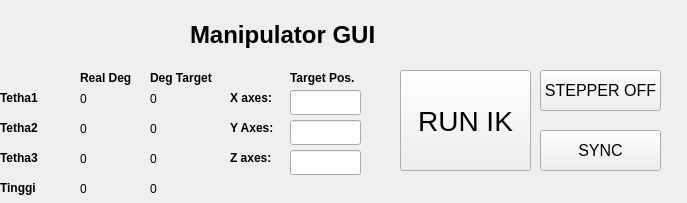
<?xml version="1.0" encoding="UTF-8"?>
<ui version="4.0">
 <class>MainWindow</class>
 <widget class="QMainWindow" name="MainWindow">
  <property name="geometry">
   <rect>
    <x>0</x>
    <y>0</y>
    <width>687</width>
    <height>203</height>
   </rect>
  </property>
  <property name="windowTitle">
   <string>MainWindow</string>
  </property>
  <widget class="QWidget" name="centralwidget">
   <widget class="QPushButton" name="run_ik_btn">
    <property name="geometry">
     <rect>
      <x>400</x>
      <y>70</y>
      <width>131</width>
      <height>101</height>
     </rect>
    </property>
    <property name="font">
     <font>
      <pointsize>21</pointsize>
     </font>
    </property>
    <property name="text">
     <string>RUN IK</string>
    </property>
   </widget>
   <widget class="QLabel" name="labels1_ik">
    <property name="geometry">
     <rect>
      <x>230</x>
      <y>90</y>
      <width>91</width>
      <height>16</height>
     </rect>
    </property>
    <property name="font">
     <font>
      <weight>75</weight>
      <bold>true</bold>
     </font>
    </property>
    <property name="text">
     <string>X axes: </string>
    </property>
   </widget>
   <widget class="QLabel" name="labels2_ik">
    <property name="geometry">
     <rect>
      <x>230</x>
      <y>120</y>
      <width>91</width>
      <height>16</height>
     </rect>
    </property>
    <property name="font">
     <font>
      <weight>75</weight>
      <bold>true</bold>
     </font>
    </property>
    <property name="text">
     <string>Y Axes: </string>
    </property>
   </widget>
   <widget class="QLabel" name="label_iks_2">
    <property name="geometry">
     <rect>
      <x>290</x>
      <y>70</y>
      <width>91</width>
      <height>16</height>
     </rect>
    </property>
    <property name="font">
     <font>
      <weight>75</weight>
      <bold>true</bold>
     </font>
    </property>
    <property name="text">
     <string>Target Pos.</string>
    </property>
   </widget>
   <widget class="QLabel" name="labels3_ik">
    <property name="geometry">
     <rect>
      <x>230</x>
      <y>150</y>
      <width>91</width>
      <height>16</height>
     </rect>
    </property>
    <property name="font">
     <font>
      <weight>75</weight>
      <bold>true</bold>
     </font>
    </property>
    <property name="text">
     <string>Z axes: </string>
    </property>
   </widget>
   <widget class="QLabel" name="tetha1_real_label">
    <property name="geometry">
     <rect>
      <x>80</x>
      <y>90</y>
      <width>67</width>
      <height>17</height>
     </rect>
    </property>
    <property name="text">
     <string>0</string>
    </property>
   </widget>
   <widget class="QLabel" name="label_iks_3">
    <property name="geometry">
     <rect>
      <x>80</x>
      <y>70</y>
      <width>91</width>
      <height>16</height>
     </rect>
    </property>
    <property name="font">
     <font>
      <weight>75</weight>
      <bold>true</bold>
     </font>
    </property>
    <property name="text">
     <string>Real Deg</string>
    </property>
   </widget>
   <widget class="QLabel" name="tetha2_real_label">
    <property name="geometry">
     <rect>
      <x>80</x>
      <y>120</y>
      <width>67</width>
      <height>17</height>
     </rect>
    </property>
    <property name="text">
     <string>0</string>
    </property>
   </widget>
   <widget class="QLabel" name="tetha3_real_label">
    <property name="geometry">
     <rect>
      <x>80</x>
      <y>150</y>
      <width>67</width>
      <height>17</height>
     </rect>
    </property>
    <property name="text">
     <string>0</string>
    </property>
   </widget>
   <widget class="QLabel" name="label_iks_4">
    <property name="geometry">
     <rect>
      <x>190</x>
      <y>10</y>
      <width>201</width>
      <height>51</height>
     </rect>
    </property>
    <property name="font">
     <font>
      <weight>75</weight>
      <bold>true</bold>
     </font>
    </property>
    <property name="text">
     <string>&lt;html&gt;&lt;head/&gt;&lt;body&gt;&lt;p&gt;&lt;span style=&quot; font-size:18pt;&quot;&gt;Manipulator GUI&lt;/span&gt;&lt;/p&gt;&lt;/body&gt;&lt;/html&gt;</string>
    </property>
   </widget>
   <widget class="QLabel" name="tetha3_target_label">
    <property name="geometry">
     <rect>
      <x>150</x>
      <y>150</y>
      <width>67</width>
      <height>17</height>
     </rect>
    </property>
    <property name="text">
     <string>0</string>
    </property>
   </widget>
   <widget class="QLabel" name="label_iks_5">
    <property name="geometry">
     <rect>
      <x>150</x>
      <y>70</y>
      <width>91</width>
      <height>16</height>
     </rect>
    </property>
    <property name="font">
     <font>
      <weight>75</weight>
      <bold>true</bold>
     </font>
    </property>
    <property name="text">
     <string>Deg Target</string>
    </property>
   </widget>
   <widget class="QLabel" name="tetha2_target_label">
    <property name="geometry">
     <rect>
      <x>150</x>
      <y>120</y>
      <width>67</width>
      <height>17</height>
     </rect>
    </property>
    <property name="text">
     <string>0</string>
    </property>
   </widget>
   <widget class="QLabel" name="tetha1_target_label">
    <property name="geometry">
     <rect>
      <x>150</x>
      <y>90</y>
      <width>67</width>
      <height>17</height>
     </rect>
    </property>
    <property name="text">
     <string>0</string>
    </property>
   </widget>
   <widget class="QPushButton" name="stepper_btn">
    <property name="geometry">
     <rect>
      <x>540</x>
      <y>70</y>
      <width>121</width>
      <height>41</height>
     </rect>
    </property>
    <property name="font">
     <font>
      <pointsize>12</pointsize>
     </font>
    </property>
    <property name="text">
     <string>STEPPER OFF</string>
    </property>
    <property name="checkable">
     <bool>true</bool>
    </property>
   </widget>
   <widget class="QLineEdit" name="x_target_box">
    <property name="geometry">
     <rect>
      <x>290</x>
      <y>90</y>
      <width>71</width>
      <height>25</height>
     </rect>
    </property>
   </widget>
   <widget class="QLineEdit" name="z_target_box">
    <property name="geometry">
     <rect>
      <x>290</x>
      <y>150</y>
      <width>71</width>
      <height>25</height>
     </rect>
    </property>
   </widget>
   <widget class="QLineEdit" name="y_target_box">
    <property name="geometry">
     <rect>
      <x>290</x>
      <y>120</y>
      <width>71</width>
      <height>25</height>
     </rect>
    </property>
   </widget>
   <widget class="QLabel" name="labels1_ik_2">
    <property name="geometry">
     <rect>
      <x>0</x>
      <y>90</y>
      <width>91</width>
      <height>16</height>
     </rect>
    </property>
    <property name="font">
     <font>
      <weight>75</weight>
      <bold>true</bold>
     </font>
    </property>
    <property name="text">
     <string>Tetha1</string>
    </property>
   </widget>
   <widget class="QLabel" name="labels2_ik_2">
    <property name="geometry">
     <rect>
      <x>0</x>
      <y>120</y>
      <width>91</width>
      <height>16</height>
     </rect>
    </property>
    <property name="font">
     <font>
      <weight>75</weight>
      <bold>true</bold>
     </font>
    </property>
    <property name="text">
     <string>Tetha2</string>
    </property>
   </widget>
   <widget class="QLabel" name="labels3_ik_2">
    <property name="geometry">
     <rect>
      <x>0</x>
      <y>150</y>
      <width>91</width>
      <height>16</height>
     </rect>
    </property>
    <property name="font">
     <font>
      <weight>75</weight>
      <bold>true</bold>
     </font>
    </property>
    <property name="text">
     <string>Tetha3</string>
    </property>
   </widget>
   <widget class="QLabel" name="labels3_ik_3">
    <property name="geometry">
     <rect>
      <x>0</x>
      <y>180</y>
      <width>91</width>
      <height>16</height>
     </rect>
    </property>
    <property name="font">
     <font>
      <weight>75</weight>
      <bold>true</bold>
     </font>
    </property>
    <property name="text">
     <string>Tinggi</string>
    </property>
   </widget>
   <widget class="QLabel" name="tinggi_real_label">
    <property name="geometry">
     <rect>
      <x>80</x>
      <y>180</y>
      <width>67</width>
      <height>17</height>
     </rect>
    </property>
    <property name="text">
     <string>0</string>
    </property>
   </widget>
   <widget class="QLabel" name="tinggi_target_label">
    <property name="geometry">
     <rect>
      <x>150</x>
      <y>180</y>
      <width>67</width>
      <height>17</height>
     </rect>
    </property>
    <property name="text">
     <string>0</string>
    </property>
   </widget>
   <widget class="QPushButton" name="sync">
    <property name="geometry">
     <rect>
      <x>540</x>
      <y>130</y>
      <width>121</width>
      <height>41</height>
     </rect>
    </property>
    <property name="font">
     <font>
      <pointsize>12</pointsize>
     </font>
    </property>
    <property name="text">
     <string>SYNC</string>
    </property>
    <property name="checkable">
     <bool>true</bool>
    </property>
   </widget>
  </widget>
 </widget>
 <resources/>
 <connections/>
</ui>
